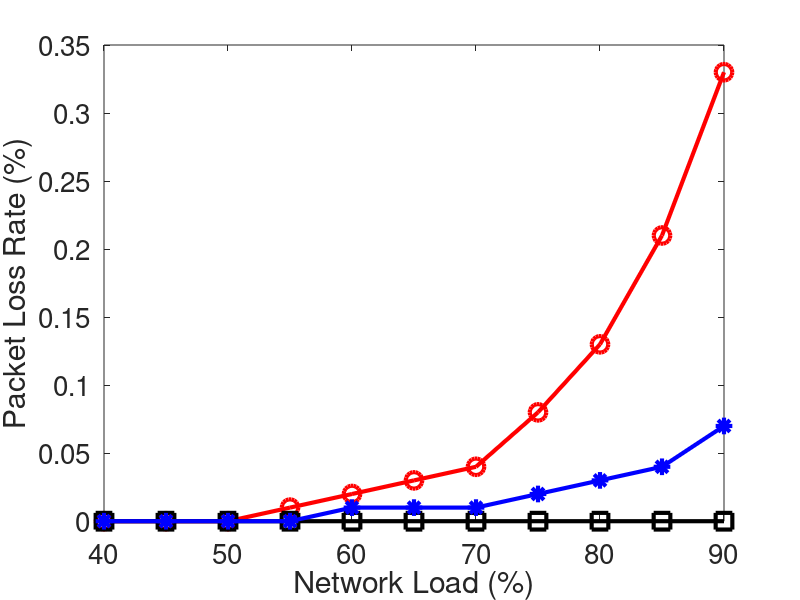

Here is the MATLAB script that generated this plot: (Note: this script raises an error after producing the figure.)
clear
clc

x=[
0.4
0.45
0.5
0.55
0.6
0.65
0.7
0.75
0.8
0.85
0.9
];

k_80=[
0.00
0.00
0.00
0.01
0.02
0.03
0.04
0.08
0.13
0.21
0.33
];

k_22=[
0
0
0.00
0.00
0.00
0.00
0.00
0.00
0.00
0.00
0.00
];

bcc=[
0.00
0.00
0.00
0.00
0.01
0.01
0.01
0.02
0.03
0.04
0.07
];

figure(1);
width=900;
height=480;
left=100;
bottem=0;

plot(x * 100,k_80,'-ro','LineWidth',3,...
    'MarkerSize',12);
hold on;
plot(x * 100,k_22,'-ks','LineWidth',3,...
    'MarkerSize',12);
hold on;
plot(x * 100,bcc,'-b*','LineWidth',3,...
    'MarkerSize',12);
hold on;

xlabel('Network Load (%)','FontSize', 20)
ylabel('Packet Loss Rate (%)','FontSize', 20);
set(gca, 'FontSize', 20, 'xtick',[40,50,60,70,80,90]); % set font size of tick labels
h=legend('DCTCP K=720KB','DCTCP K=200KB','BCC', 20,'Location', 'NorthWest');
set(h,'FontSize',20,'LineWidth',1,'Box','off');
axis([40,90,0,0.4]);
grid on;
hold off;
